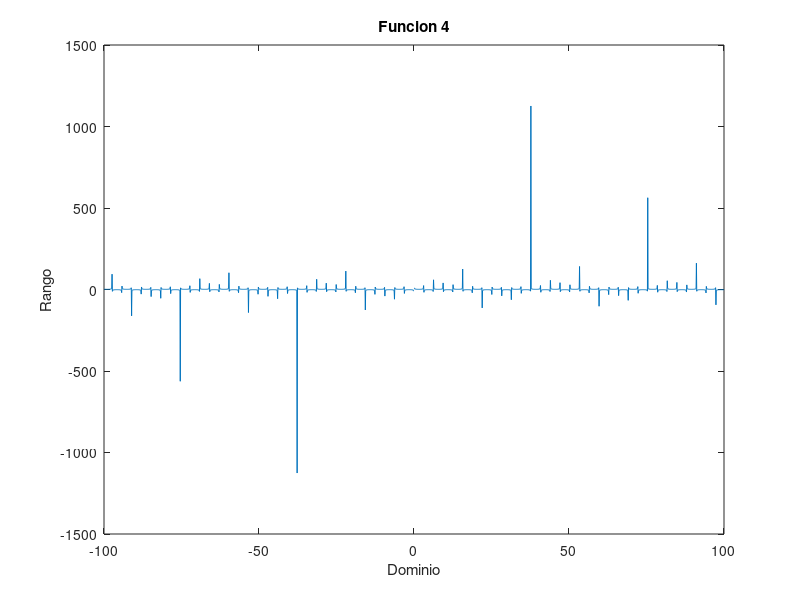

Source code (MATLAB):
%Octave script
% Title               :Funciones Trascendentes
% Description         :script de funciones trigonometricas, logaritmicas y exponenciales
% Author              :Francelly Desiree Colon Sandoval 
% Date                :20211123   
% Version             :1
% Usage               :octave> /path/Funcion4

clear
x = -100:0.1:100;

% Funcion 
hx = csc ( x );

% Plotear funcion 
plot(x, hx); 

title ("Funcion 4")
xlabel (["Dominio"])
ylabel (["Rango"])

disp ("Tipo de Funcion: Sobreyectiva ya que pasa por varios puntos de la imagen incluyendo negativos ")